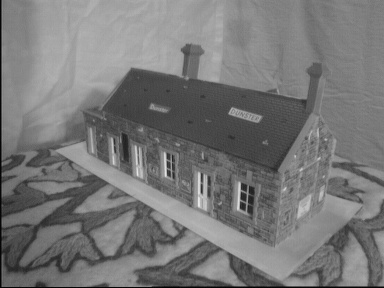
%> input picture data/part2/house1.jpg, 384 x 288 px
$ octave sample_code.m   (GNU Octave 9; MATLAB toolbox functions it lacks are replaced by stand-ins)
%> lines starting %> are read from the running program, lines starting %| are printed output that depends on the picture
### code/part2/compute_norm_fundamental.m
function [F] = compute_norm_fundamental(matches)
%To estimate fundamental matrix using normalized algorithm
    x_mean1 = mean(matches(:,1));
    y_mean1 = mean(matches(:,2));
    sigmax1 = var(matches(:,1));
    sigmay1 = var(matches(:,2));
    x_mean2 = mean(matches(:,3));
    y_mean2 = mean(matches(:,4));
    sigmax2 = var(matches(:,3));
    sigmay2 = var(matches(:,4));

    T1 = zeros(3, 3);
    T1 = [1/sigmax1 0 -x_mean1/sigmax1; 0 1/sigmay1 -y_mean1/sigmay1;0 0 1];
    A1 = [matches(:,1:2), ones(size(matches,1),1)];
    B1 = T1 * A1';
    B1 = B1';


    T2 = [1/sigmax2 0 -x_mean2/sigmax1; 0 1/sigmay2 -y_mean2/sigmay2;0 0 1];
    A2 = [matches(:,3:4), ones(size(matches,1),1)];
    B2 = T2 * A2';
    B2 = B2';

    norm_coor = [B1(:,1:2), B2(:,1:2)];
    F = fit_fundamental(norm_coor);
    F = T2' * F * T1;
    F = F/F(3,3);
end

### code/part2/fit_fundamental.m
function [F] = fit_fundamental(matches)
%Estimate fundamental matrix using unnormalized algorithm

    X(:,1) = matches(:,3) .* matches(:,1);
    X(:,2) = matches(:,3) .* matches(:,2);
    X(:,3) = matches(:,3);
    X(:,4) = matches(:,4) .* matches(:,1);
    X(:,5) = matches(:,4) .* matches(:,2);
    X(:,6) = matches(:,4);
    X(:,7) = matches(:,1);
    X(:,8) = matches(:,2);
    X(:,9) = 1;

    [U, S, V] = svd(X);
    F = V(:, end);
    F = reshape(F, [3 3]);
    F = F';

    %SVD of F
    [Uf, Sf, Vf] = svd(F);
    Sf(3,3) = 0;
    F = Uf * Sf * Vf';
end

### code/part2/sample_code.m
%%
%% load images and match files for the first example
%%

I1 = imread('../../data/part2/house1.jpg');
%> I1 is the input picture: size 288x384x3 uint8; min 0, max 232, mean 119.2
I2 = imread('../../data/part2/house2.jpg');
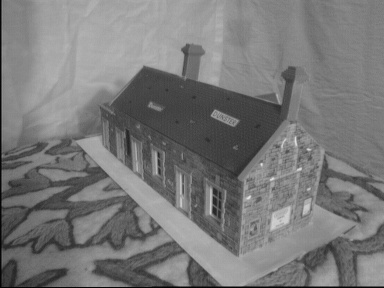
%> input picture data/part2/house2.jpg, 384 x 288 px
%> I2 is the input picture: size 288x384x3 uint8; min 0, max 229, mean 120.7
matches = load('../../data/part2/house_matches.txt');
% this is a N x 4 file where the first two numbers of each row
% are coordinates of corners in the first image and the last two
% are coordinates of corresponding corners in the second image:
% matches(i,1:2) is a point in the first image
% matches(i,3:4) is a corresponding point in the second image

N = size(matches,1);

%%
%% display two images side-by-side with matches
%% this code is to help you visualize the matches, you don't need
%% to use it to produce the results for the assignment
%%
figure;
imshow([I1 I2]); hold on;
%> after `imshow([I1 I2])`:
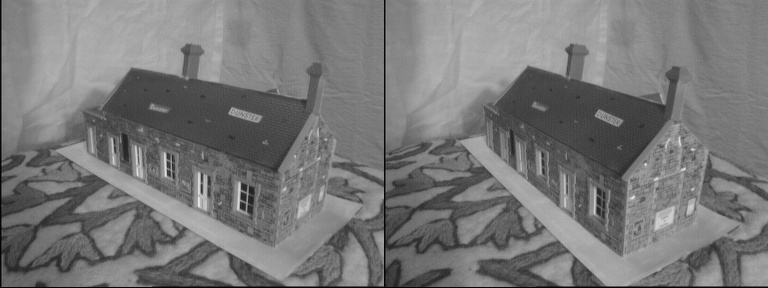
%> displayed picture: size 288x768x3, on the screen's scale of 0 to 255; min 0, max 232, mean 120
plot(matches(:,1), matches(:,2), '+r');
plot(matches(:,3)+size(I1,2), matches(:,4), '+r');
line([matches(:,1) matches(:,3) + size(I1,2)]', matches(:,[2 4])', 'Color', 'r');
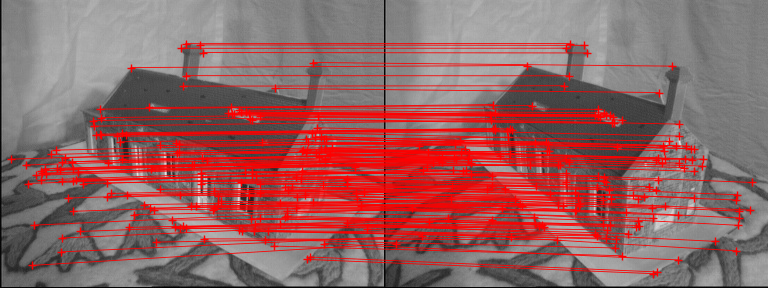
%> figure redrawn from the program's plot data
pause;

%%
%% display second image with epipolar lines reprojected
%% from the first image
%%

method = "normalized";

if(method == "normalized")
    F = compute_norm_fundamental(matches);
else
    % first, fit fundamental matrix to the matches
    F = fit_fundamental(matches);
end

%-------------------------------------------------------------------------

%To plot epipolar line on Image 1
L1 = (F' * [matches(:,3:4) ones(N,1)]')';
L1 = L1 ./ repmat(sqrt(L1(:,1).^2 + L1(:,2).^2), 1, 3); % rescale the line
pt_line_dist1 = sum(L1 .* [matches(:,1:2) ones(N,1)],2);
closest_pt1 = matches(:,1:2) - L1(:,1:2) .* repmat(pt_line_dist1, 1, 2);
pt11 = closest_pt1 - [L1(:,2) -L1(:,1)] * 10; % offset from the closest point is 10 pixels
pt12 = closest_pt1 + [L1(:,2) -L1(:,1)] * 10;
% display points and segments of corresponding epipolar lines
figure;
imshow(I1); hold on;
plot(matches(:,1), matches(:,2), '+r');
line([matches(:,1) closest_pt1(:,1)]', [matches(:,2) closest_pt1(:,2)]', 'Color', 'r');
line([pt11(:,1) pt12(:,1)]', [pt11(:,2) pt12(:,2)]', 'Color', 'g');
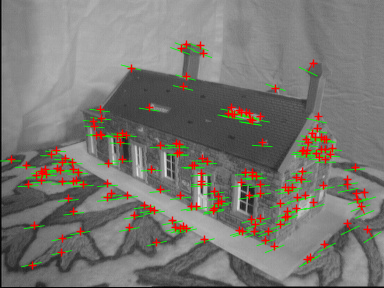
%> figure redrawn from the program's plot data

%-------------------------------------------------------------------------------------

%To plot epipolar lines on image 2:
L = (F * [matches(:,1:2) ones(N,1)]')'; % transform points from
% the first image to get epipolar lines in the second image

% find points on epipolar lines L closest to matches(:,3:4)
L = L ./ repmat(sqrt(L(:,1).^2 + L(:,2).^2), 1, 3); % rescale the line
pt_line_dist = sum(L .* [matches(:,3:4) ones(N,1)],2);
closest_pt = matches(:,3:4) - L(:,1:2) .* repmat(pt_line_dist, 1, 2);

% find endpoints of segment on epipolar line (for display purposes)
pt1 = closest_pt - [L(:,2) -L(:,1)] * 10; % offset from the closest point is 10 pixels
pt2 = closest_pt + [L(:,2) -L(:,1)] * 10;

% display points and segments of corresponding epipolar lines
figure;
imshow(I2); hold on;
plot(matches(:,3), matches(:,4), '+r');
line([matches(:,3) closest_pt(:,1)]', [matches(:,4) closest_pt(:,2)]', 'Color', 'r');
line([pt1(:,1) pt2(:,1)]', [pt1(:,2) pt2(:,2)]', 'Color', 'g');
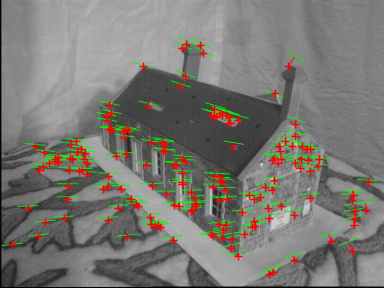
%> figure redrawn from the program's plot data

%Residual
residual1 = sum(pt_line_dist1 .^ 2)/N;
residual2 = sum(pt_line_dist .^ 2)/N;

fprintf("\nResidual for Image 1: %.4f", residual1);
fprintf("\nResidual for Image 2: %.4f", residual2);
